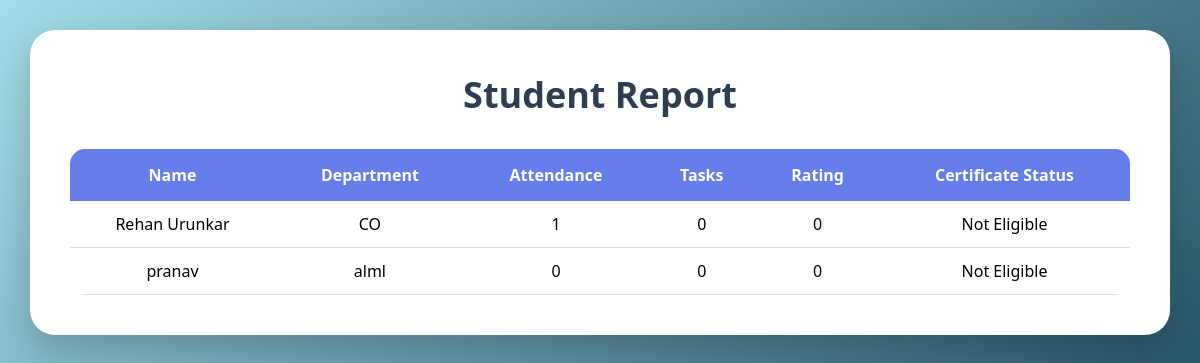
The page /report on the database as committed earlier.
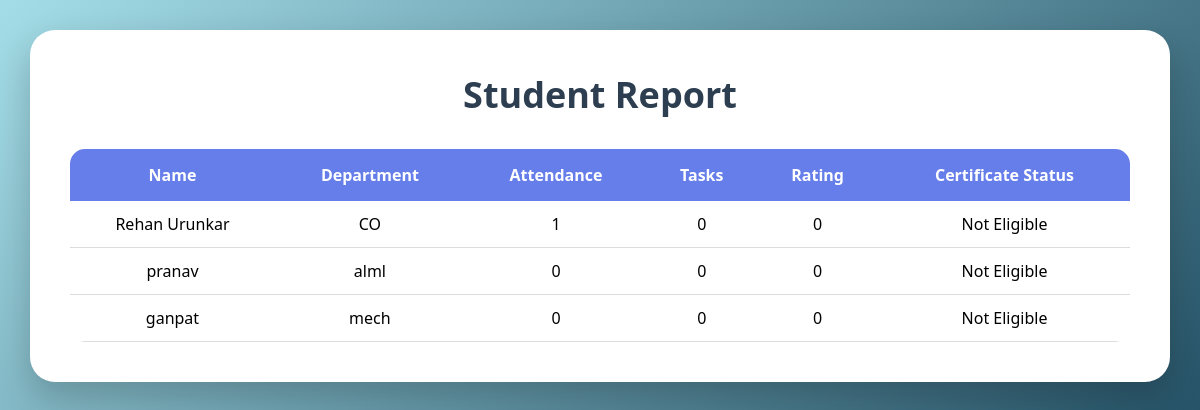
The same page on the database as committed later.
### tables this page shows
CREATE TABLE students(
    id INTEGER PRIMARY KEY AUTOINCREMENT,
    name TEXT,
    email TEXT,
    department TEXT,
    attendance INTEGER DEFAULT 0,
    tasks_completed INTEGER DEFAULT 0,
    rating INTEGER DEFAULT 0
);

### app.py (the view)
@app.route('/report')
def report():
    conn = sqlite3.connect("internship.db")
    cursor = conn.cursor()
    cursor.execute("SELECT * FROM students")
    data = cursor.fetchall()
    conn.close()
    return render_template(
        "report.html",
        students=data
    )

### templates/report.html (shortened to what this page needs)
<!DOCTYPE html>
<html>
<head>
    <link rel="stylesheet"
    href="{{ url_for('static', filename='style.css') }}">
</head>
<body>
<div class="container">
<h1>Student Report</h1>
<table>
<tr>
<th>Name</th>
<th>Department</th>
<th>Attendance</th>
<th>Tasks</th>
<th>Rating</th>
<th>Certificate Status</th>
</tr>
{% for s in students %}
<tr>
<td>{{ s[1] }}</td>
<td>{{ s[3] }}</td>
<td>{{ s[4] }}</td>
<td>{{ s[5] }}</td>
<td>{{ s[6] }}</td>
<td>
{% if s[4] >= 75 and s[6] >= 3 %}
Eligible
{% else %}
Not Eligible
{% endif %}
</td>
</tr>
{% endfor %}
</table>
</div>
</body>
</html>

### static/style.css (style rules this page uses)
* { margin:0; padding:0; box-sizing:border-box; }
body { font-family:'Segoe UI', Tahoma, Geneva, Verdana, sans-serif; background:linear-gradient( 135deg, #a4dde7, #083249 ); min-height:100vh; padding:30px; }
.container { max-width:1100px; margin:auto; background:white; padding:40px; border-radius:25px; box-shadow: 0 15px 35px rgba(0,0,0,0.2); animation:fadeIn 0.6s ease-in-out; }
h1 { text-align:center; color:#2c3e50; margin-bottom:30px; font-size:36px; font-weight:bold; }
table { width:100%; border-collapse:collapse; margin-top:20px; overflow:hidden; border-radius:15px; }
th { background:#667eea; color:white; padding:15px; }
td { padding:12px; text-align:center; border-bottom:1px solid #ddd; }
.container { max-width:1200px; width:100%; margin:auto; background:white; padding:40px; border-radius:25px; box-shadow:0 15px 35px rgba(0,0,0,0.2); }

Rows that differ between the two databases and show on the page:
added students: name "ganpat", department "mech", attendance "0", tasks_completed "0", rating "0", shows "Not Eligible"
